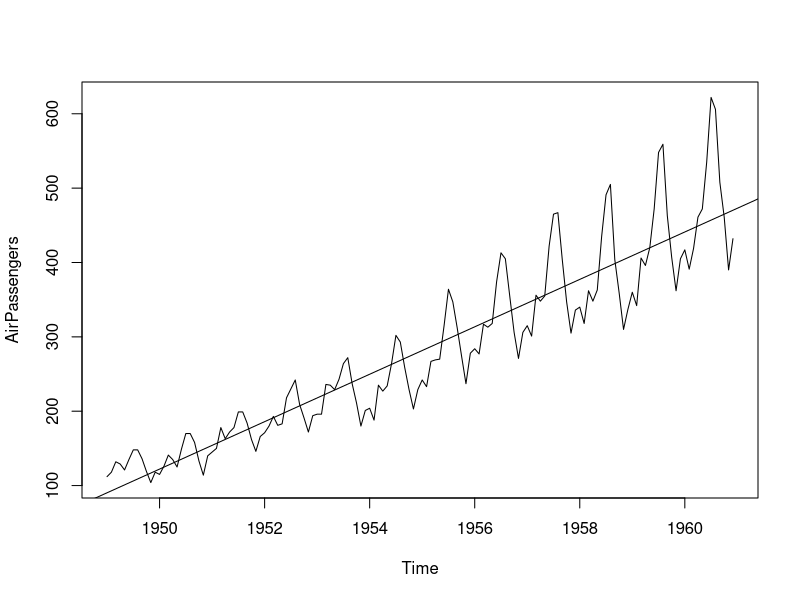
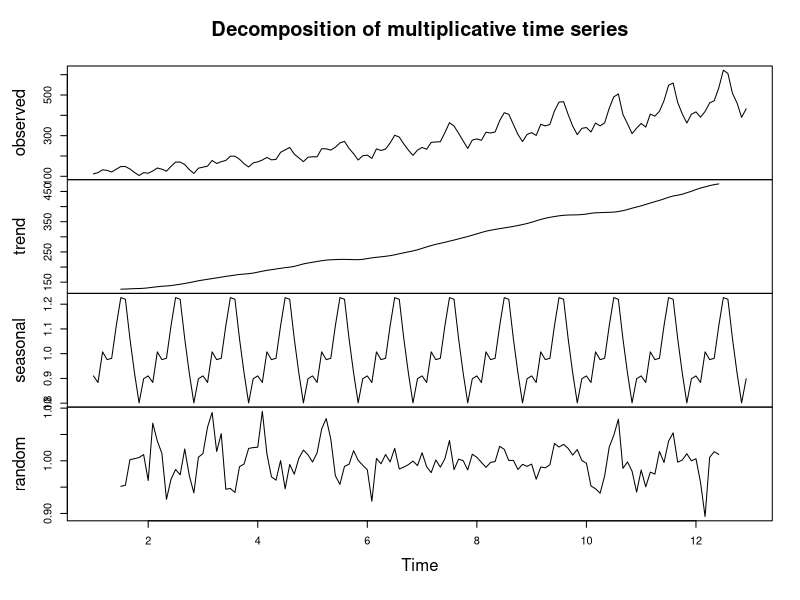
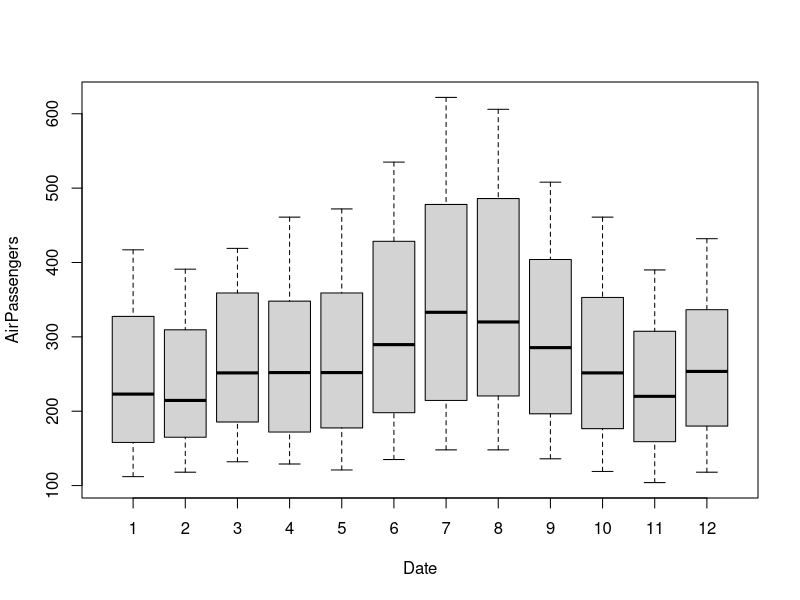
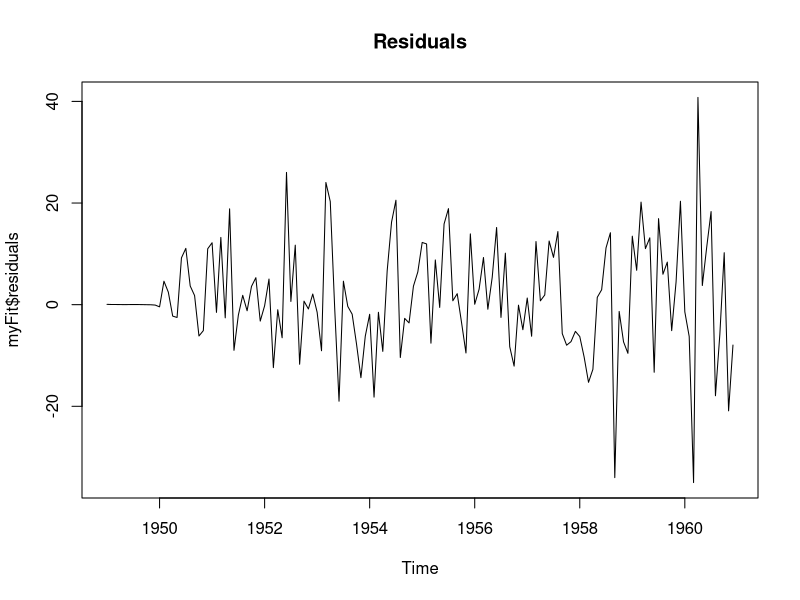
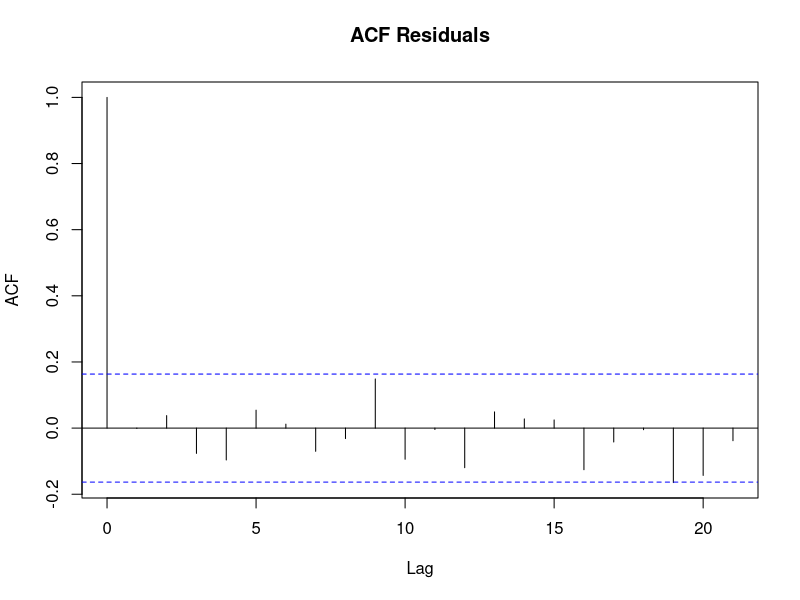
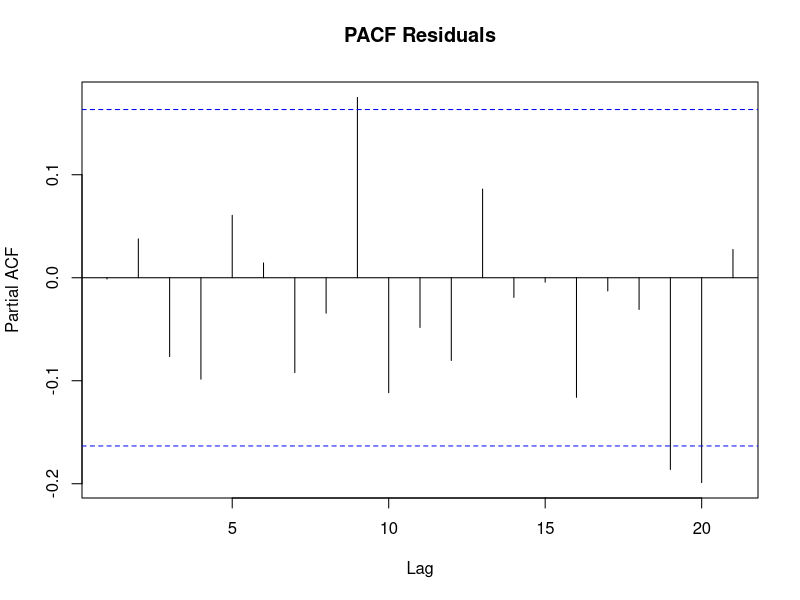
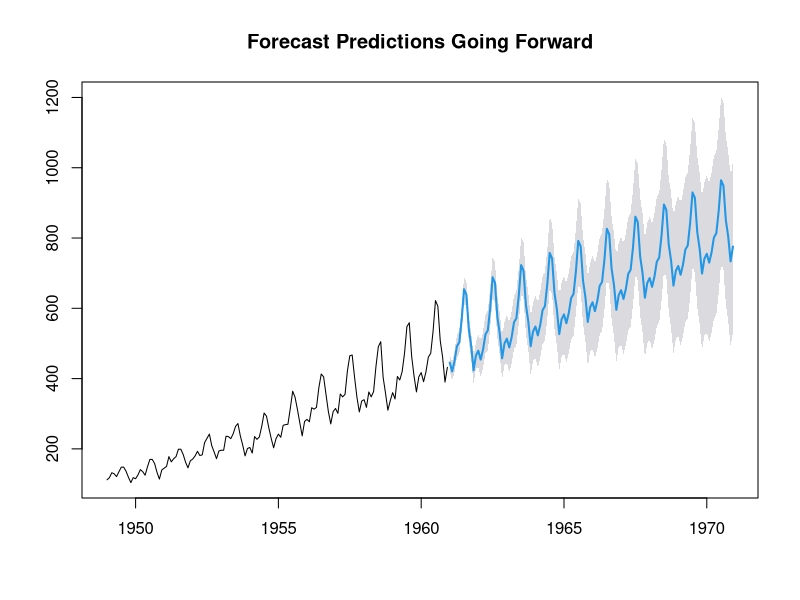

Generate these figures, in order, with R:
## ---- chunk 1
knitr::opts_chunk$set(echo = TRUE)

library(forecast)
data ("AirPassengers")
## ---- chunk 2
class("AirPassengers")
start (AirPassengers)
end(AirPassengers)
frequency(AirPassengers)
sum(is.na(AirPassengers))
summary(AirPassengers)
AirPassengers
## ---- chunk 3
plot(AirPassengers)
abline(reg=lm(AirPassengers~time(AirPassengers)))
cycle(AirPassengers)
## ---- chunk 4
tsdata <- ts(AirPassengers, frequency = 12)
ddata <- decompose(tsdata, type = "multiplicative")
plot(ddata)
#plot(ddata$trend/type/seasonal/random)
## ---- chunk 5
boxplot(AirPassengers~ cycle(AirPassengers), xlab = "Date")
## ---- chunk 6
auto.arima(AirPassengers, ic = "aic", trace = TRUE)
myFit <- auto.arima(AirPassengers)
myFit
## ---- chunk 7
library(tseries)
plot.ts(myFit$residuals, main = "Residuals")

acf(ts(myFit$residuals), main = "ACF Residuals")
pacf(ts(myFit$residuals), main = "PACF Residuals")
## ---- chunk 8
apForecast <- forecast(myFit, level = 95,h = 10*12)
plot(apForecast, main = "Forecast Predictions Going Forward")
## ---- chunk 9
Box.test(myFit$residuals, lag = 5, type = "Ljung-Box")
Box.test(myFit$residuals, lag = 10, type = "Ljung-Box")
Box.test(myFit$residuals, lag = 15, type = "Ljung-Box")

